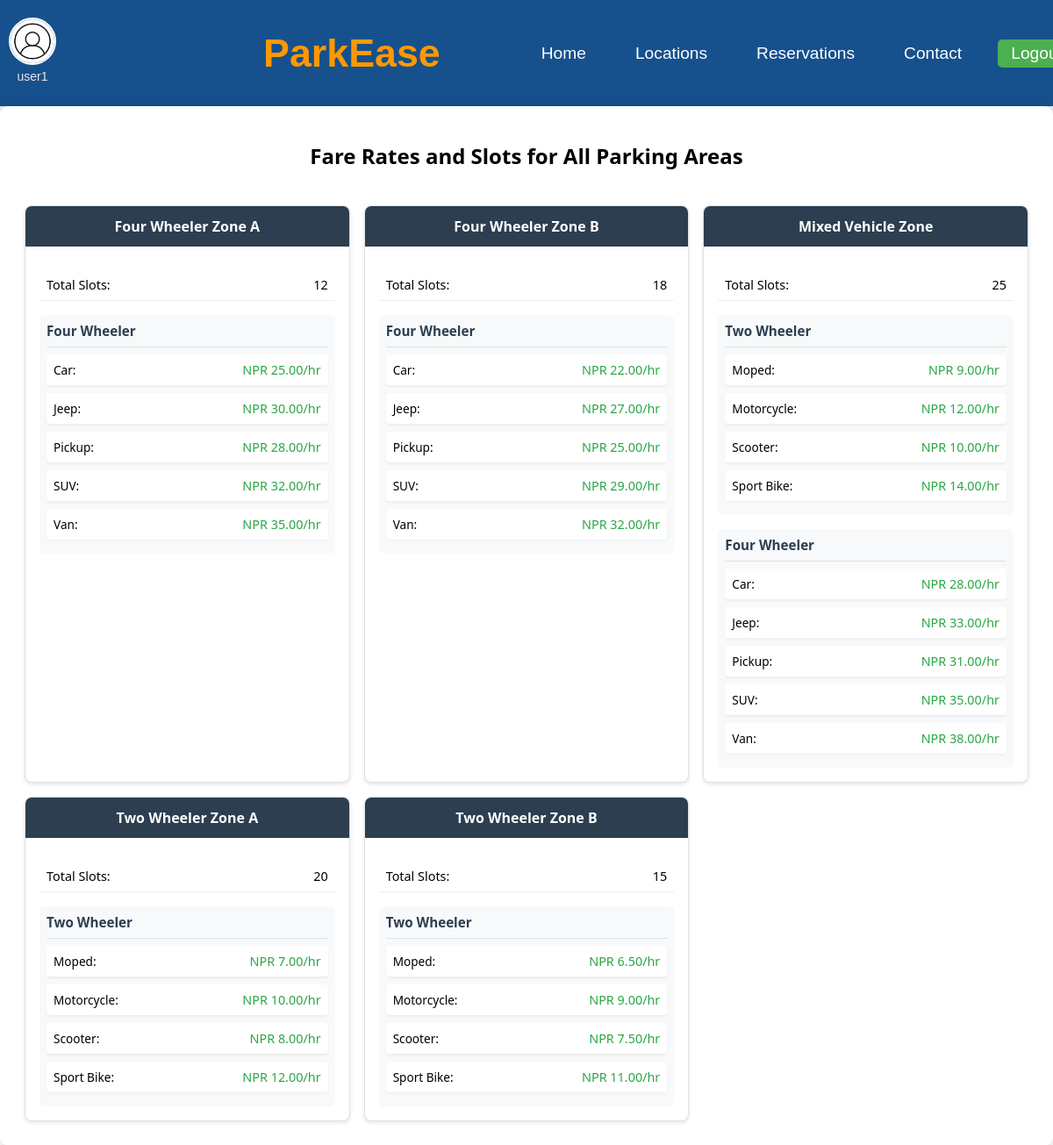
/user/pay_parking.php (signed in), run on the app's committed database.
### tables this page shows
CREATE TABLE FareRates (
    rate_id INT AUTO_INCREMENT PRIMARY KEY,
    area_id INT NOT NULL,
    category_id INT NOT NULL,
    type_id INT NOT NULL,
    hourly_rate DECIMAL(10, 2) NOT NULL,
    FOREIGN KEY (area_id) REFERENCES parking_areas(area_id) ON DELETE CASCADE,
    FOREIGN KEY (type_id) REFERENCES vehicle_types(type_id) ON DELETE CASCADE,
    FOREIGN KEY (category_id) REFERENCES vehicle_categories(category_id) ON DELETE CASCADE
);

CREATE TABLE vehicle_categories (
    category_id INT AUTO_INCREMENT PRIMARY KEY,
    category_name VARCHAR(100) NOT NULL UNIQUE,
    type_id INT NOT NULL,
    created_at TIMESTAMP DEFAULT CURRENT_TIMESTAMP,
    FOREIGN KEY (type_id) REFERENCES vehicle_types(type_id) ON DELETE CASCADE
);

### user/pay_parking.php (the view, shortened to what this page needs)
<?php
include '../includes/header.php';
$sql = "SELECT
            pa.area_name,
            pa.total_slots,
            pa.reserved_slots,
            pa.available_slots,
            vt.type_name,
            vc.category_name,
            fr.hourly_rate
        FROM
            parking_areas pa
        JOIN
            FareRates fr ON pa.area_id = fr.area_id
        JOIN
            vehicle_types vt ON fr.type_id = vt.type_id
        JOIN
            vehicle_categories vc ON fr.category_id = vc.category_id
        ORDER BY
            pa.area_name, vt.type_name, vc.category_name";
$result = $connect->query($sql);
$parkingAreas = [];
if ($result && $result->num_rows > 0) {
    while ($row = $result->fetch_assoc()) {
        if (!isset($parkingAreas[$row['area_name']])) {
            $parkingAreas[$row['area_name']] = [
                'total_slots' => $row['total_slots'],
                'reserved_slots' => $row['reserved_slots'],
                'available_slots' => $row['available_slots'],
                'rates' => []
            ];
        }
        $parkingAreas[$row['area_name']]['rates'][] = [
            'type_name' => $row['type_name'],
            'category_name' => $row['category_name'],
            'hourly_rate' => $row['hourly_rate']
        ];
    }
}
?>
<?php if (!empty($parkingAreas)): ?>
    <div class="container">
        <h2 class="text-center mb-4">Fare Rates and Slots for All Parking Areas</h2>
        <div class="card-container">
            <?php foreach ($parkingAreas as $areaName => $areaData): ?>
                <div class="parking-card">
                    <div class="card-header">
                        <h3><?php echo $areaName; ?></h3>
                    </div>
                    <div class="card-body">
                        <div class="info-item">
                            <span class="label">Total Slots:</span>
                            <span class="value"><?php echo $areaData['total_slots']; ?></span>
                        </div>
                        <?php
                        $groupedRates = [];
                        foreach ($areaData['rates'] as $rate) {
                            if (!isset($groupedRates[$rate['type_name']])) {
                                $groupedRates[$rate['type_name']] = [];
                            }
                            $groupedRates[$rate['type_name']][] = $rate;
                        }
                        foreach ($groupedRates as $typeName => $typeRates):
                        ?>
                            <div class="vehicle-type-section">
                                <h4 class="type-header"><?php echo ucwords(str_replace('_', ' ', $typeName)); ?></h4>
                                <?php foreach ($typeRates as $rate): ?>
                                    <div class="info-item rate-item">
                                        <span class="label"><?php echo $rate['category_name']; ?>:</span>
                                        <span class="value">NPR <?php echo number_format($rate['hourly_rate'], 2); ?>/hr</span>
                                    </div>
                                <?php endforeach; ?>
                            </div>
                        <?php endforeach; ?>
                    </div>
                </div>
            <?php endforeach; ?>
        </div>
    </div>
<?php else: ?>
    <div class="no-data">
        <p>No data available for parking areas.</p>
    </div>
<?php endif; ?>

### includes/header.php (shortened to what this page needs)
<?php
$userName = isset($_SESSION['user_name']) ? $_SESSION['user_name'] : "Guest";
?>
<!DOCTYPE html>
<html lang="en">
<head>
  <link rel="stylesheet" href="https://unpkg.com/leaflet@1.7.1/dist/leaflet.css" />
  <link rel="stylesheet" href="../css/style.css">
</head>
<body>
  <header class="header">
    <div class="header-left">
      <a href="../user/user_dashboard.php" class="logo">
        <span class="sr-only">ParkEase</span>
      </a>
    </div>
    <div class="header-right">
      <nav class="nav">
        <a href="../user/user_dashboard.php">Home</a>
        <a href="../user/locations.php">Locations</a>
        <a href="../user/reservation.php">Reservations</a>
        <a href="../user/contact.php">Contact</a>
        <a href="../logout.php" class="btn">Logout</a>
      </nav>
<div class="profile">
    <a href="#" class="profile-btn" onclick="toggleProfilePopup()">
        <img src="../Images/Profile.jpg" alt="Profile" class="profile-icon">
        <span><?php echo htmlspecialchars($userName); ?></span>
    </a>
</div>
    </div>
</header>

### css/style.css (style rules this page uses)
body, html { margin: 0; padding: 0; font-family: Arial, sans-serif; background-color: #f9f9f9; }
.container { display: flex; flex-direction: column; min-height: 100vh; }
.header { display: flex; align-items: center; justify-content: space-between; padding: 35px 300px; background: #bacee2; background: linear-gradient(to right, #16518d, #16518d); color: white; box-shadow: 0 4px 6px rgba(72, 43, 43, 0.1); }
.sr-only { padding-right: 90px; }
.logo { display: flex; align-items: center; font-size: 2.8rem; font-weight: bold; color: #ff9800; text-decoration: none; cursor: pointer; transition: transform 0.3s ease, color 0.3s ease; }
.nav { display: flex; gap: 1rem; justify-content: flex-end; align-items: center; }
.nav a { color: white; text-decoration: none; margin-left: 10px; font-size: 1.2rem; padding: 5px 15px; transition: color 0.3s ease, background-color 0.3s ease; border-radius: 5px; }
.btn { padding: 10px 15px; background: #4CAF50; color: white; font-size: 16px; border: none; border-radius: 5px; cursor: pointer; }
.card-container { display: flex; justify-content: center; gap: 80px; }
.card-header { font-weight: bold; font-size: 1.2em; margin-bottom: 10px; }
.card-body { margin-top: 10px; font-size: 0.9em; }
body { font-family: Arial, sans-serif; background-color: #f4f7fc; margin: 0; padding: 0; }
.container { max-width: 1200px; margin: 20px auto; padding: 20px; background-color: #fff; border-radius: 10px; box-shadow: 0 0 15px rgba(0, 0, 0, 0.1); }
.container { max-width: 1200px; margin: 0 auto; padding: 2rem; font-family: system-ui, -apple-system, sans-serif; }
h3 { margin-left: 50px; align-items: center; }
.btn { padding: 10px 20px; font-size: 16px; cursor: pointer; border: none; border-radius: 5px; transition: background-color 0.3s ease; display: inline-block; text-decoration: none; }
.profile { display: flex; align-items: center; justify-content: flex-start; position: absolute; left: 0; top: 10px; margin: 0; padding: 10px; }
.profile-btn { display: flex; flex-direction: column; align-items: center; text-decoration: none; }
.profile-icon { width: 50px; height: 50px; border-radius: 50%; margin-bottom: 5px; border: 2px solid #fff; object-fit: cover; }
.profile-btn span { font-size: 14px; font-weight: 500; color: #efe3e3; text-align: center; transition: color 0.3s ease; }
.btn { display: inline-block; padding: 10px 20px; background: #4CAF50; color: white; text-decoration: none; border-radius: 4px; }

### user/pay_parking.php (style rules this page uses)
.container { max-width: 1400px; margin: 0 auto; padding: 20px; }
.text-center { text-align: center; }
.mb-4 { margin-bottom: 2rem; }
.card-container { display: grid; grid-template-columns: repeat(5, 1fr); gap: 1rem; padding: 0.5rem; }
.parking-card { background: white; border-radius: 8px; box-shadow: 0 2px 4px rgba(0, 0, 0, 0.1); transition: transform 0.2s ease-in-out; border: 1px solid #e0e0e0; overflow: hidden; min-width: 200px; }
.card-header { background: #2c3e50; color: white; padding: 0.75rem; text-align: center; }
.card-header h3 { margin: 0; font-size: 1rem; font-weight: 600; }
.card-body { padding: 1rem; }
.info-item { display: flex; justify-content: space-between; align-items: center; margin-bottom: 0.5rem; padding: 0.5rem; border-bottom: 1px solid #eee; font-size: 0.9rem; }
.info-item:last-child { border-bottom: none; }
.rate-item { background-color: white; margin: 0.5rem 0; padding: 0.5rem; border-radius: 4px; box-shadow: 0 1px 3px rgba(0,0,0,0.05); }
.rate-item .label { font-size: 0.85rem; }
.rate-item .value { color: #28a745; }
.vehicle-type-section { margin-top: 1rem; padding: 0.5rem; background-color: #f8f9fa; border-radius: 6px; }
.type-header { color: #2c3e50; font-size: 0.95rem; margin: 0 0 0.5rem 0; padding-bottom: 0.5rem; border-bottom: 1px solid #dee2e6; }
@media (max-width: 1400px) { .card-container { grid-template-columns: repeat(4, 1fr); } }
@media (max-width: 1200px) { .card-container { grid-template-columns: repeat(3, 1fr); } }

### data on the page
farerates: category.category_name "Car", hourly_rate "25.00"
farerates: category.category_name "Jeep", hourly_rate "30.00"
farerates: category.category_name "Pickup", hourly_rate "28.00"
farerates: category.category_name "SUV", hourly_rate "32.00"
farerates: category.category_name "Van", hourly_rate "35.00"
farerates: category.category_name "Car", hourly_rate "22.00"
farerates: category.category_name "Jeep", hourly_rate "27.00"
farerates: category.category_name "Pickup", hourly_rate "25.00"
farerates: category.category_name "SUV", hourly_rate "29.00"
farerates: category.category_name "Van", hourly_rate "32.00"
farerates: category.category_name "Moped", hourly_rate "9.00"
farerates: category.category_name "Motorcycle", hourly_rate "12.00"
farerates: category.category_name "Scooter", hourly_rate "10.00"
farerates: category.category_name "Sport Bike", hourly_rate "14.00"
farerates: category.category_name "Car", hourly_rate "28.00"
farerates: category.category_name "Jeep", hourly_rate "33.00"
farerates: category.category_name "Pickup", hourly_rate "31.00"
farerates: category.category_name "SUV", hourly_rate "35.00"
farerates: category.category_name "Van", hourly_rate "38.00"
farerates: category.category_name "Moped", hourly_rate "7.00"
farerates: category.category_name "Motorcycle", hourly_rate "10.00"
farerates: category.category_name "Scooter", hourly_rate "8.00"
farerates: category.category_name "Sport Bike", hourly_rate "12.00"
farerates: category.category_name "Moped", hourly_rate "6.50"
farerates: category.category_name "Motorcycle", hourly_rate "9.00"
farerates: category.category_name "Scooter", hourly_rate "7.50"
farerates: category.category_name "Sport Bike", hourly_rate "11.00"

### other printed values
$userName "user1"
$areaName "Four Wheeler Zone A"
$areaData['total_slots'] "12"
str_replace('_', ' ', $typeName) "Four Wheeler"
$areaName "Four Wheeler Zone B"
$areaData['total_slots'] "18"
$areaName "Mixed Vehicle Zone"
$areaData['total_slots'] "25"
str_replace('_', ' ', $typeName) "Two Wheeler"
$areaName "Two Wheeler Zone A"
$areaData['total_slots'] "20"
$areaName "Two Wheeler Zone B"
$areaData['total_slots'] "15"
